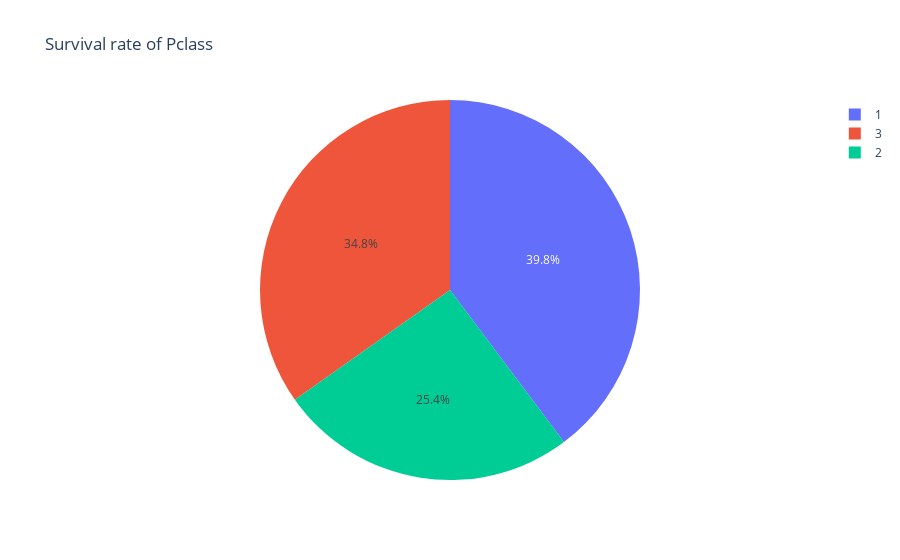

Notebook cell for this chart:
### Code cell
fig = px.pie(df, values='Survived', names='Pclass', title='Survival rate of Pclass')
fig.show()

### Figure 1 — Plotly figure (JSON) as saved in the notebook; plotly's stock layout.template omitted (floating-point values rounded to 4 significant figures; data arrays with more than 128 entries replaced by an {"elided": "..."} marker saying what was removed)
{"data": [{"domain": {"x": [0, 1], "y": [0, 1]}, "hovertemplate": "Pclass=%{label}<br>Survived=%{value}<extra></extra>", "labels": {"elided": "891 int values"}, "legendgroup": "", "name": "", "showlegend": true, "type": "pie", "values": {"elided": "891 int values"}}], "layout": {"legend": {"tracegroupgap": 0}, "title": {"text": "Survival rate of Pclass"}}}
